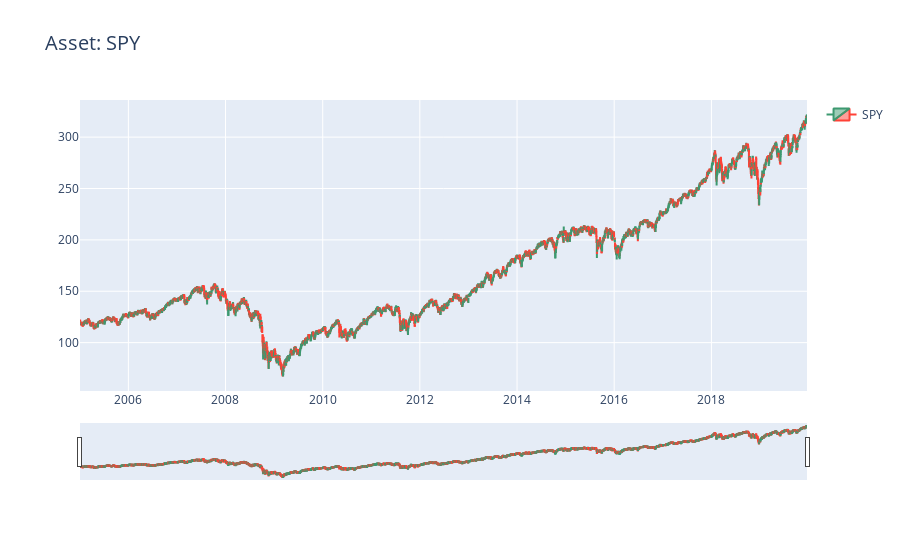
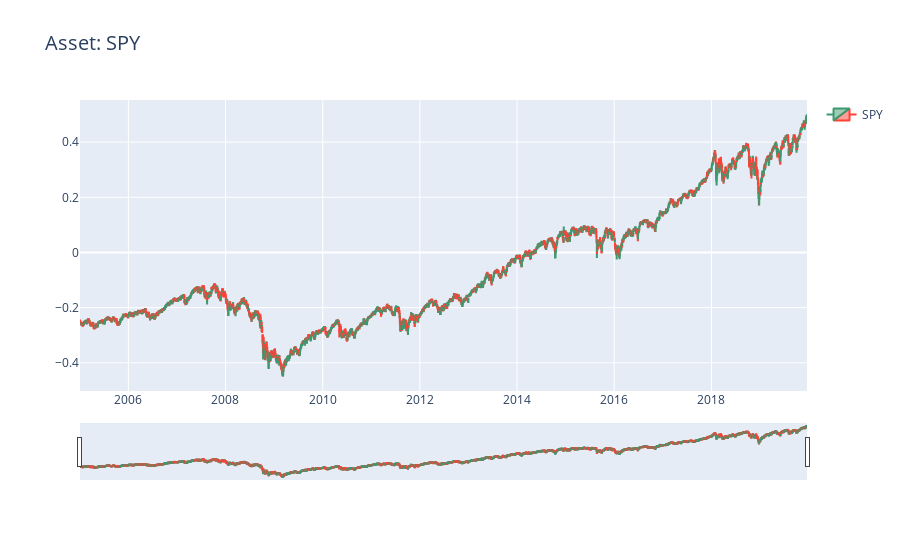

The notebook cell these images were saved under, in order:
### Code cell
model, journal, result, policy_dict = run_hypers(window_size=11, asset='SPY', train_epochs=4000, iter_per_seq=3, arch='LH', num_layers=3, hidden_size=128, dropout=0.5, lr=1E-4, dr=1, wd=0, trading_validation_period=10, run_out_of_sample_test=0, train_only=0, verbosity=1, plot=1)

### Figure 1 — Plotly figure (JSON) as saved in the notebook; plotly's stock layout.template omitted (floating-point values rounded to 4 significant figures; data arrays with more than 128 entries replaced by an {"elided": "..."} marker saying what was removed)
{"data": [{"close": {"elided": "3769 float values"}, "high": {"elided": "3769 float values"}, "low": {"elided": "3769 float values"}, "name": "SPY", "open": {"elided": "3769 float values"}, "showlegend": true, "type": "candlestick", "x": {"elided": "3769 str values"}}], "layout": {"title": {"font": {"size": 20}, "text": "Asset: SPY"}}}

### Figure 2 — Plotly figure (JSON) as saved in the notebook; plotly's stock layout.template omitted (floating-point values rounded to 4 significant figures; data arrays with more than 128 entries replaced by an {"elided": "..."} marker saying what was removed)
{"data": [{"close": {"elided": "3769 float values"}, "high": {"elided": "3769 float values"}, "low": {"elided": "3769 float values"}, "name": "SPY", "open": {"elided": "3769 float values"}, "showlegend": true, "type": "candlestick", "x": {"elided": "3769 str values"}}], "layout": {"title": {"font": {"size": 20}, "text": "Asset: SPY"}}}
